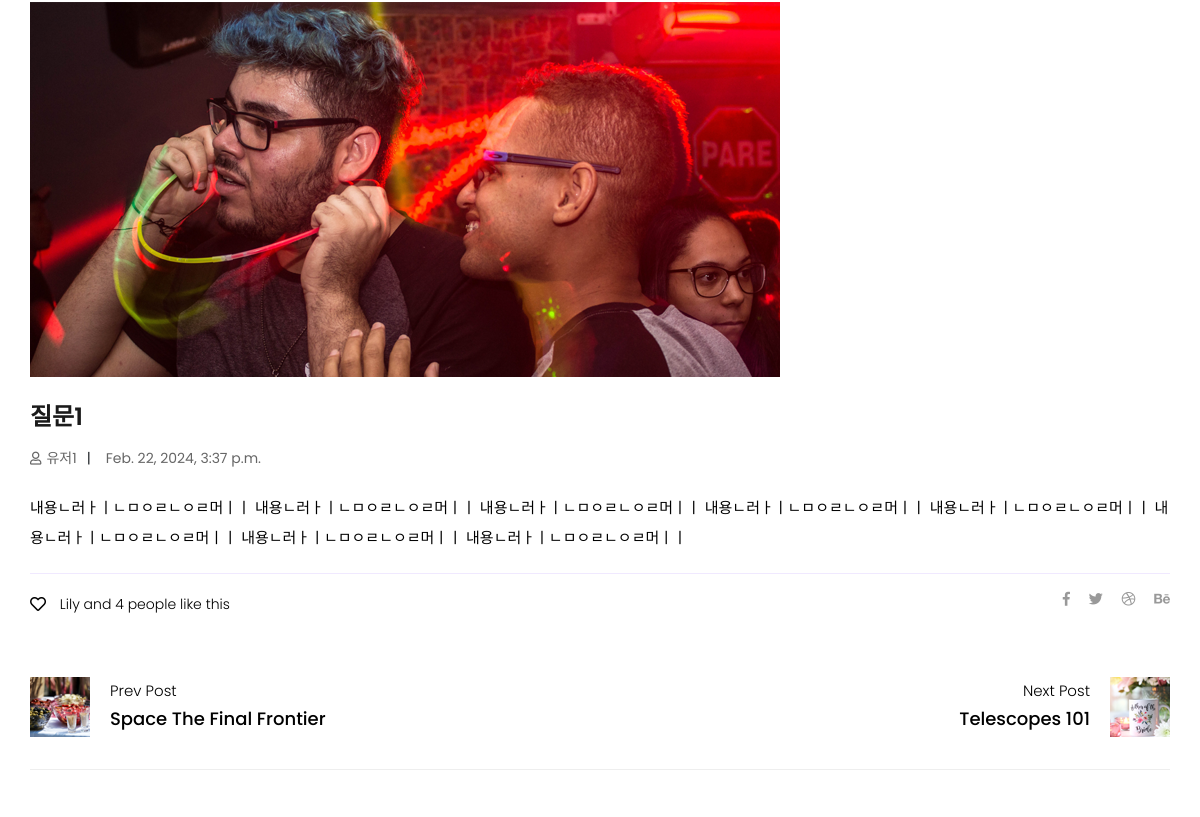
/qna/1/ (middle part), run on an earlier commit of the app's database.
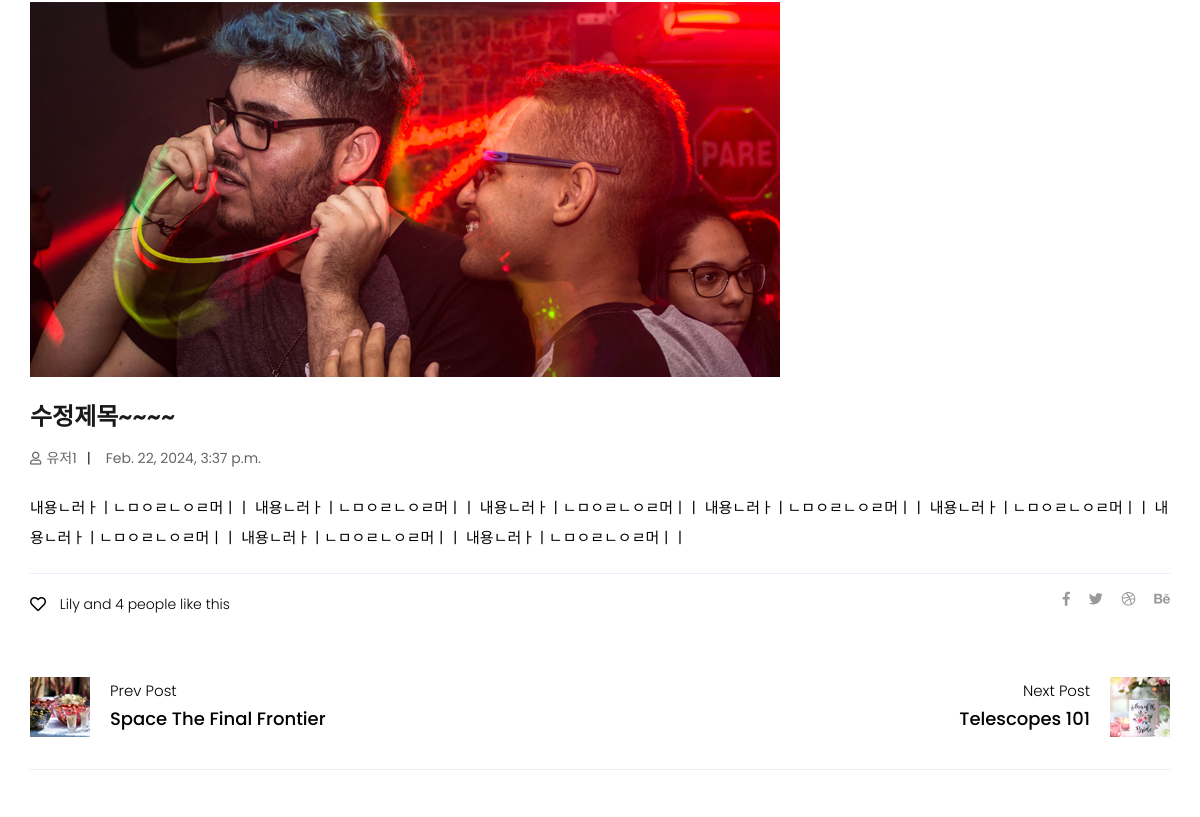
And on a later commit of the database.
### qna/models.py (models this page shows, shortened)
class Question(models.Model):
    title = models.CharField(max_length=255)
    author = models.CharField(max_length=20)
    contents = models.TextField()
    created_at = models.DateTimeField(auto_now_add=True)
    updated_at = models.DateTimeField(auto_now=True)

### qna/views.py (the view)
# urls.py: path('<int:id>/', views.qna_detail, name="qna_detail"),
def qna_detail(request, id):
    question = Question.objects.get(id=id)
    context = {"question":question}
    return render(request, 'qna/qna_detail.html', context)

### templates/qna/qna_detail.html (shortened to what this page needs)
{% extends "base/base.html" %}
{% block contents %}
{% load static %}
<section class="blog_area single-post-area padding_top">
   <div class="container">
      <div class="row">
         <div class="col-lg-12 posts-list">
            <div class="single-post">
               <div class="feature-img">
                  <img class="img-fluid" src="img/blog/single_blog_1.png" alt="">
               </div>
               <div class="blog_details">
                  <h2>{{question.title}}</h2>
                  <ul class="blog-info-link mt-3 mb-4">
                     <li><a href="#"><i class="far fa-user"></i>{{question.author}}</a></li>
                     <li><a href="#">{{question.created_at}}</a></li>
                  </ul>
                  <p class="excert">
                     {{question.contents}}
                     {{question.contents}}
                     {{question.contents}}
                     {{question.contents}}
                     {{question.contents}}
                     {{question.contents}}
                     {{question.contents}}
                     {{question.contents}}
                  </p>
               </div>
            </div>
            <div class="navigation-top">
               <div class="d-sm-flex justify-content-between text-center">
                  <p class="like-info"><span class="align-middle"><i class="far fa-heart"></i></span> Lily and 4
                     people like this</p>
                  <div class="col-sm-4 text-center my-2 my-sm-0">
                  </div>
                  <ul class="social-icons">
                     <li><a href="#"><i class="fab fa-facebook-f"></i></a></li>
                     <li><a href="#"><i class="fab fa-twitter"></i></a></li>
                     <li><a href="#"><i class="fab fa-dribbble"></i></a></li>
                     <li><a href="#"><i class="fab fa-behance"></i></a></li>
                  </ul>
               </div>
               <div class="navigation-area">
                  <div class="row">
                     <div
                        class="col-lg-6 col-md-6 col-12 nav-left flex-row d-flex justify-content-start align-items-center">
                        <div class="thumb">
                           <a href="#">
                              <img class="img-fluid" src="img/post/preview.png" alt="">
                           </a>
                        </div>
                        <div class="arrow">
                           <a href="#">
                           </a>
                        </div>
                        <div class="detials">
                           <p>Prev Post</p>
                           <a href="#">
                              <h4>Space The Final Frontier</h4>
                           </a>
                        </div>
                     </div>
                     <div
                        class="col-lg-6 col-md-6 col-12 nav-right flex-row d-flex justify-content-end align-items-center">
                        <div class="detials">
                           <p>Next Post</p>
                           <a href="#">
                              <h4>Telescopes 101</h4>
                           </a>
                        </div>
                        <div class="arrow">
                           <a href="#">
                           </a>
                        </div>
                        <div class="thumb">
                           <a href="#">
                              <img class="img-fluid" src="img/post/next.png" alt="">
                           </a>
                        </div>
                     </div>
                  </div>
               </div>
            </div>
         </div>
      </div>
   </div>
</section>
{% endblock %}

What changed in the data, as far as the page shows it:
changed Question "내용ㄴ러ㅏㅣㄴㅁㅇㄹㄴㅇㄹ머ㅣㅣ": title "질문1" → "수정제목~~~~"
